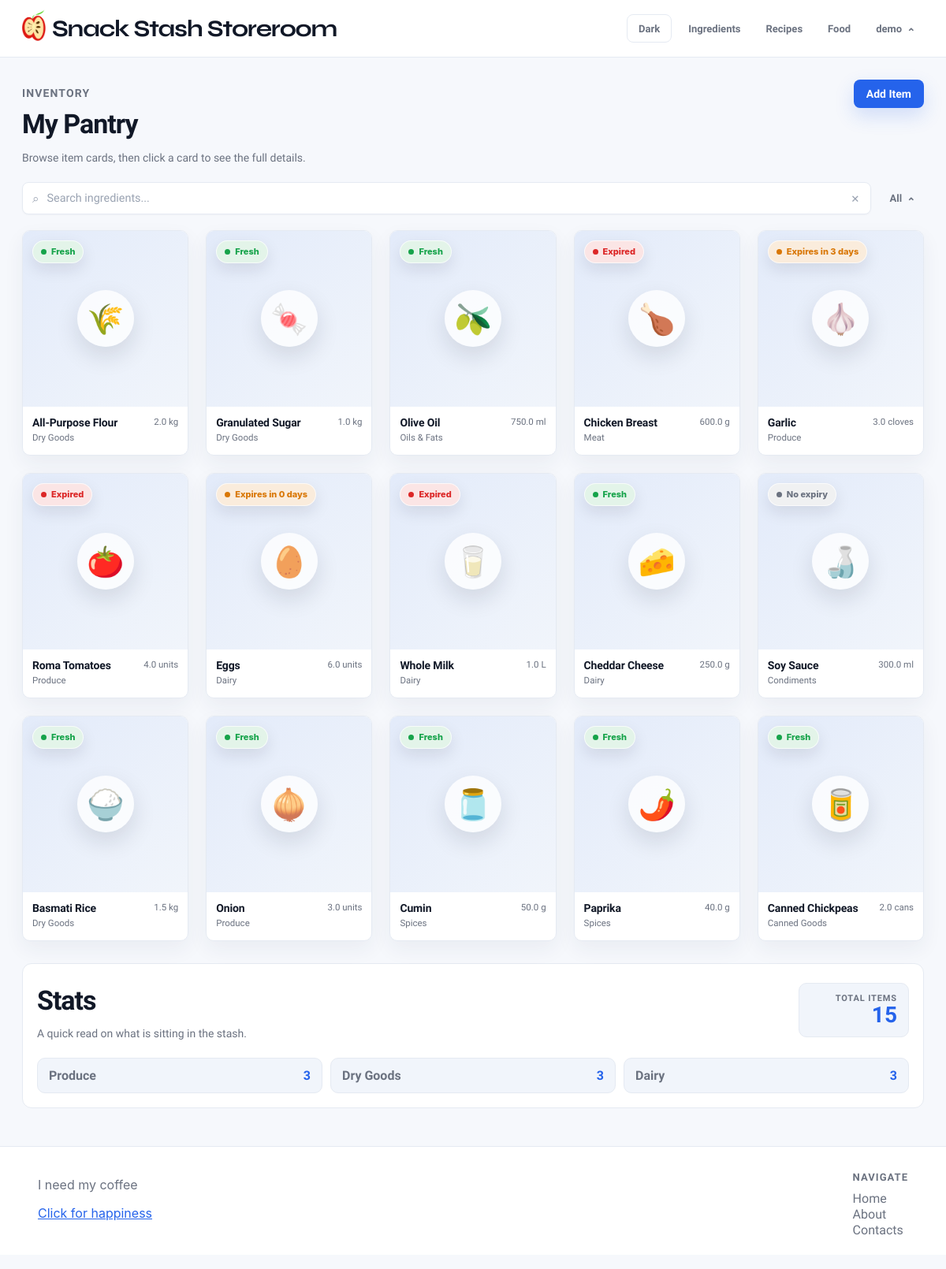
The app's page /dashboard (signed in) with its own data.
### app/models/model.py (models this page shows, shortened)
class BaseModel(Model):
    class Meta:
        database = db

class User(UserMixin, BaseModel):
    id = AutoField()
    username = CharField(unique=True)
    email = CharField(unique=True)
    password_hash = CharField()
    created_at = DateTimeField(default=datetime.now)
    updated_at = DateTimeField(default=datetime.now)
    class Meta:
        table_name = "users"

class Ingredient(BaseModel):
    id = AutoField()
    user = ForeignKeyField(User, backref="ingredients")
    name = CharField()
    emoji = CharField(default="🥫")
    quantity = FloatField()
    unit = CharField()
    category = CharField()
    expiry_date = DateField(null=True)
    notes = CharField(null=True)
    created_at = DateTimeField(default=datetime.now)
    updated_at = DateTimeField(default=datetime.now)
    class Meta:
        table_name = "ingredients"

### app/routes/templates.py (the view)
@template_bp.route("/dashboard")
@login_required
def dashboard():
    user_id = int(current_user.id)
    items = list(_user_ingredients(user_id).dicts())
    recipes = [recipes_mod.recipe_to_dict(r) for r in
                Recipe.select().where(Recipe.user_id == user_id).order_by(Recipe.id.desc())] #type:ignore
    for r in recipes:
        r["generated_label"] = recipes_mod._relative_date(r["created_at"])
    today = date.today()
    stats = _stats_context(user_id)
    ingredient_categories = category_names(Ingredient, user_id)
    return render_template(
        "dashboard.html",
        items=items,
        recipes=recipes,
        categories=ingredient_categories,
        gen_status=recipes_mod._gen_status,
        today=today,
        warning_days=today + timedelta(days=3),
        **stats,
    )

### app/extensions/extensions.py (called while the page is built)
def category_names(model, user_id):
    categories = (
        model
        .select(model.category)
        .where(model.user_id == user_id)
        .distinct()
    )
    return sorted({
        item.category.strip()
        for item in categories
        if item.category and item.category.strip()
    })

### app/routes/ingredients.py (called while the page is built)
def _user_ingredients(user_id=None):
    owner_id = user_id if user_id is not None else _user_id()
    return Ingredient.select().where(Ingredient.user_id == owner_id) #type: ignore

def _stats_context(user_id=None):
    ingredients = _user_ingredients(user_id)
    total = ingredients.count()
    top_categories = list(
        Ingredient.select(Ingredient.category, fn.COUNT(Ingredient.id).alias("n"))
        .where(Ingredient.user_id == (user_id if user_id is not None else _user_id())) # type: ignore
        .group_by(Ingredient.category)
        .order_by(fn.COUNT(Ingredient.id).desc())
        .limit(3)
        .tuples()
    )
    return dict(total=total, top_categories=top_categories)

### app/templates/dashboard.html (shortened to what this page needs)
{% extends "layout.html" %}
{% block content %}
<main class="dashboard-page" id="main-content" tabindex="-1">
    {% if current_user.is_authenticated %}
    <div class="dashboard-shell">
        <section class="pantry-section dashboard-main">
            <div class="section-header">
                <div>
                    <p class="section-kicker quicksand-regular">Inventory</p>
                    <h2 class="elms-sans-regular h1">My Pantry</h2>
                    <p class="quicksand-regular">Browse item cards, then click a card to see the full details.</p>
                </div>
                <button class="quicksand-regular"
                    hx-get="/ingredients/new"
                    hx-target="#item-form-container"
                    hx-swap="innerHTML">Add Item</button>
            </div>
            <div class="search-bar">
                <form
                id="search-form"
                class="search-form"
                hx-get="/ingredients/filter"
                hx-target="#pantry-items"
                hx-trigger="input delay:150ms, change"
                hx-include="#search-form"
                onsubmit="return false">
                    <span class="search-icon">⌕</span>
                    <input
                    id="search-filter"
                    type="text"
                    name="search"
                    placeholder="Search ingredients..."
                    class="quicksand-regular">
                    <button
                    type="button"
                    id="clear-search"
                    hx-get="/ingredients/filter"
                    hx-target="#pantry-items"
                    hx-include="#search-form"
                    hx-vals='{"search": "", "category": "All"}'
                    hx-on::after-request="document.getElementById('search-filter').value = ''"
                    hx-on:click="
                    document.getElementById('category-input').value = 'All';
                    document.getElementById('category-label').textContent = 'All';">×</button>
                </form>
                <details class="category-dropdown">
                    <summary id="category-trigger" class="dropdown-trigger elms-sans-regular">
                        <span id="category-label">All</span>
                        <span class="chevron">⌄</span>
                    </summary>
                </details>
            </div>
            <div id="pantry-items" class="pantry-items-grid">
                {% include "_pantry_items.html" %}
            </div>
        </section>
    </div>
    <div id="pantry-stats">
        {% include "_stats.html" %}
    </div>
    {% endif %}
</main>
{% endblock %}

### app/templates/layout.html (shortened to what this page needs)
<!doctype html>
<html lang="en">
  <head>
    <link
      rel="stylesheet"
      href="{{ url_for('static', filename='styles.css', v=asset_version) }}"
    />
  </head>
  <body class="light-mode">
    <nav>
      <div class="logo">
        <a href="/" class="elms-sans-regular h1"><div class="logo-header"><img src="{{ url_for('static', filename='images/logo.webp') }}" alt="" class="logo"><div class="title">Snack Stash Storeroom</div></div></a>
      </div>
            <ul class="nav-links">
                <li>
                    <button
                    type="button"
                    id="theme-toggle"
                    class="theme-toggle quicksand-regular" a
                    ria-label="Toggle dark mode">Dark</button>
                </li>
                {% if current_user.is_authenticated %}
                <li><a href="{{ url_for('templates.dashboard') }}" class="quicksand-regular">Ingredients</a></li>
                <li><a href="{{ url_for('recipes.recipes_page') }}" class="quicksand-regular">Recipes</a></li>
                <li><a href="{{ url_for('food.food_page') }}" class="quicksand-regular">Food</a></li>
                <li>
                    <details class="dropdown">
                        <summary class="quicksand-regular dropdown-trigger">{{ current_user.username }}<span class="chevron">⌄</span></summary>
                    </details>
                </li>
                {% endif %}
            </ul>
        </nav>
    <div class="spacer-small"></div>
    {% block content %} {% endblock %}
    <footer>
      <div class="footer-message">
        <p>I need my coffee</p>
        <a
        id="msg"
        href="#"
        hx-on:click="
        document.getElementById('msg').textContent = 'Sorry but there is no happiness'
        this.classList.add('h1'); ">Click for happiness</a>
      </div>
      <ul class="footer-nav">
        <li class="elms-sans-regular"><h1>Navigate</h1></li>
        <li><a href="{{ url_for('templates.index') }}" class="quicksand-regular">Home</a></li>
        <li><a href="{{ url_for('templates.about') }}" class="quicksand-regular">About</a></li>
        <li><a href="{{ url_for('templates.contact') }}" class="quicksand-regular">Contacts</a></li>
      </ul>
    </footer>
    </body>
</html>

### app/templates/_pantry_items.html (shortened to what this page needs)
{% if items %} {% for item in items %} {% set item_category = item.category or
"Uncategorized" %} {% set item_notes = item.notes or "" %} {% set emoji =
item.emoji or "🥫" %} {% set status_class = "fresh" %} {% set status_label =
"Fresh" %} {% if item.expiry_date and item.expiry_date < today %} {% set
status_class = "expired" %} {% set status_label = "Expired" %} {% elif
item.expiry_date and item.expiry_date <= warning_days %} {% set status_class =
"warning" %} {% set status_label = "Expires in " ~ (item.expiry_date -
today).days ~ " days" %} {% elif not item.expiry_date %} {% set status_class =
"unknown" %} {% set status_label = "No expiry" %} {% endif %}
<article
  class="pantry-card pantry-card--{{ status_class }}"
  data-search="{{ (emoji ~ ' ' ~ item.name ~ ' ' ~ item_category ~ ' ' ~ item.quantity ~ ' ' ~ (item.unit or '') ~ ' ' ~ item_notes)|lower }}"
>
  <div class="pantry-card-inner">
    <label
      class="pantry-card-face pantry-card-front"
      for="pantry-card-{{ item.id }}"
      data-card-flip
      aria-label="View details for {{ item.name }}"
    >
      <span class="pantry-card-media">
        <span class="pantry-item-icon" aria-hidden="true">{{ emoji }}</span>
        <span class="expiry-chip expiry-chip--{{ status_class }}"
          >{{ status_label }}</span
        >
      </span>
      <span class="pantry-card-main">
        <span>
          <strong class="elms-sans-regular">{{ item.name }}</strong>
          <small class="quicksand-regular">{{ item_category }}</small>
        </span>
        <span class="pantry-card-quantity quicksand-regular"
          >{{ item.quantity }} {{ item.unit or "" }}</span
        >
      </span>
    </label>
    <div class="pantry-card-face pantry-card-back">
      <label
        for="pantry-card-{{ item.id }}"
        class="card-back-button quicksand-regular"
        data-card-unflip
        >Back</label
      >
      <p class="dialog-eyebrow quicksand-regular">{{ item_category }}</p>
      <h3 class="elms-sans-regular">{{ emoji }} {{ item.name }}</h3>
      <div class="pantry-detail-list quicksand-regular">
        <div>
          <span>Quantity</span>
          <strong>{{ item.quantity }} {{ item.unit or "" }}</strong>
        </div>
        <div>
          <span>Expiry</span>
          <strong>{{ item.expiry_date or "None" }}</strong>
        </div>
        {% if item_notes %}
        <div class="detail-notes">
          <span>Notes</span>
          <strong>{{ item_notes }}</strong>
        </div>
        {% endif %}
      </div>
      <div class="card-actions">
        <button
          type="button"
          class="card-edit quicksand-regular"
          aria-label="Edit {{ item.name }}"
          hx-get="/ingredients/{{ item.id }}/edit"
          hx-target="#item-form-container"
          hx-swap="innerHTML"
          hx-disabled-elt="this"
          hx-sync="this:drop">Edit</button>
        <button
          class="card-delete quicksand-regular"
          aria-label="Delete {{ item.name }}"
          hx-delete="/ingredients/{{ item.id }}"
          hx-target="#pantry-items"
          hx-swap="innerHTML"
          hx-confirm="Delete this pantry item?">Delete</button>
      </div>
    </div>
  </div>
</article>
{% endfor %} {% else %}
<div class="empty-state quicksand-regular">
  <p>No pantry items yet.</p>
  <p>Click "Add Item" to create your first entry.</p>
</div>
{% endif %}

### records on screen
User: username "demo"
Ingredient: emoji "🌾", status_label "Fresh", name "All-Purpose Flour", category "Dry Goods", quantity "2.0", unit "kg"
Ingredient: emoji "🍬", status_label "Fresh", name "Granulated Sugar", category "Dry Goods", quantity "1.0", unit "kg"
Ingredient: emoji "🫒", status_label "Fresh", name "Olive Oil", category "Oils & Fats", quantity "750.0", unit "ml"
Ingredient: emoji "🍗", status_label "Expired", name "Chicken Breast", category "Meat", quantity "600.0", unit "g"
Ingredient: emoji "🧄", status_label "Expires in 3 days", name "Garlic", category "Produce", quantity "3.0", unit "cloves"
Ingredient: emoji "🍅", status_label "Expired", name "Roma Tomatoes", category "Produce", quantity "4.0", unit "units"
Ingredient: emoji "🥚", status_label "Expires in 0 days", name "Eggs", category "Dairy", quantity "6.0", unit "units"
Ingredient: emoji "🥛", status_label "Expired", name "Whole Milk", category "Dairy", quantity "1.0", unit "L"
Ingredient: emoji "🧀", status_label "Fresh", name "Cheddar Cheese", category "Dairy", quantity "250.0", unit "g"
Ingredient: emoji "🍶", status_label "No expiry", name "Soy Sauce", category "Condiments", quantity "300.0", unit "ml"
Ingredient: emoji "🍚", status_label "Fresh", name "Basmati Rice", category "Dry Goods", quantity "1.5", unit "kg"
Ingredient: emoji "🧅", status_label "Fresh", name "Onion", category "Produce", quantity "3.0", unit "units"
Ingredient: emoji "🫙", status_label "Fresh", name "Cumin", category "Spices", quantity "50.0", unit "g"
Ingredient: emoji "🌶️", status_label "Fresh", name "Paprika", category "Spices", quantity "40.0", unit "g"
Ingredient: emoji "🥫", status_label "Fresh", name "Canned Chickpeas", category "Canned Goods", quantity "2.0", unit "cans"

### other values on screen
{{ total }} "15"
{{ name or "Uncategorized" }} "Produce" "Dry Goods" "Dairy"
{{ count }} "3" "3" "3"
